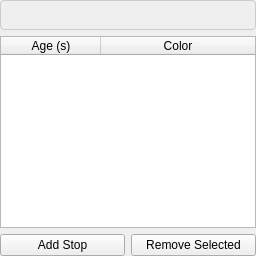
                   <widget class="QWidget" name="dynamic_lifetimeColorGradientControl">
                    <layout class="QGridLayout" name="gridLayout_27">
                     <property name="leftMargin">
                      <number>0</number>
                     </property>
                     <property name="topMargin">
                      <number>0</number>
                     </property>
                     <property name="rightMargin">
                      <number>0</number>
                     </property>
                     <property name="bottomMargin">
                      <number>0</number>
                     </property>
                     <item row="0" column="0" colspan="2">
                      <widget class="QLabel" name="dynamic_label_gradientPreviewAge">
                       <property name="sizePolicy">
                        <sizepolicy hsizetype="Expanding" vsizetype="Fixed">
                         <horstretch>0</horstretch>
                         <verstretch>0</verstretch>
                        </sizepolicy>
                       </property>
                       <property name="minimumSize">
                        <size>
                         <width>40</width>
                         <height>30</height>
                        </size>
                       </property>
                       <property name="styleSheet">
                        <string notr="true">border: 1px solid #ccc;
    border-radius: 4px;</string>
                       </property>
                       <property name="text">
                        <string/>
                       </property>
                      </widget>
                     </item>
                     <item row="1" column="0" colspan="2">
                      <widget class="QTableWidget" name="dynamic_table_colorStopsAge">
                       <property name="dragEnabled">
                        <bool>true</bool>
                       </property>
                       <property name="alternatingRowColors">
                        <bool>true</bool>
                       </property>
                       <property name="selectionMode">
                        <enum>QAbstractItemView::SelectionMode::SingleSelection</enum>
                       </property>
                       <property name="selectionBehavior">
                        <enum>QAbstractItemView::SelectionBehavior::SelectRows</enum>
                       </property>
                       <property name="columnCount">
                        <number>2</number>
                       </property>
                       <attribute name="horizontalHeaderShowSortIndicator" stdset="0">
                        <bool>false</bool>
                       </attribute>
                       <attribute name="horizontalHeaderStretchLastSection">
                        <bool>true</bool>
                       </attribute>
                       <attribute name="verticalHeaderStretchLastSection">
                        <bool>false</bool>
                       </attribute>
                       <column>
                        <property name="text">
                         <string>Age (s)</string>
                        </property>
                       </column>
                       <column>
                        <property name="text">
                         <string>Color</string>
                        </property>
                       </column>
                      </widget>
                     </item>
                     <item row="2" column="0">
                      <widget class="QPushButton" name="dynamic_btn_addStopAge">
                       <property name="text">
                        <string>Add Stop</string>
                       </property>
                      </widget>
                     </item>
                     <item row="2" column="1">
                      <widget class="QPushButton" name="dynamic_btn_removeStopAge">
                       <property name="text">
                        <string>Remove Selected</string>
                       </property>
                      </widget>
                     </item>
                    </layout>
                   </widget>
